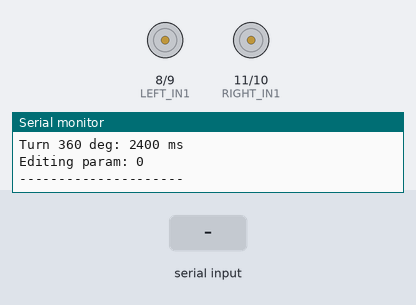
This sketch was run on a simulated Arduino Uno, built with avr-gcc and run on an emulated ATmega328P. On the bench: motor-driver pin pairs drawn as motors (green arrow = first pin HIGH = forward, orange = second pin HIGH = backward, longer = more drive, scaled by the enable pin), the last lines printed to the serial monitor. The inputs (shaded band) are chosen by the test bench.

Above: at 1.5 s.
1.6 s: byte 102 (CMD_TEST_FWD) received over Serial
At 2.4 s:
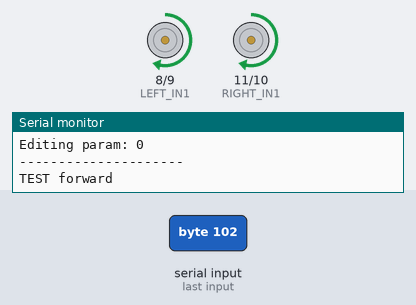
4.1 s: byte 98 (CMD_TEST_BACK) received over Serial
At 4.9 s:
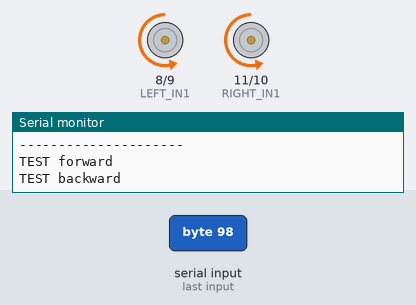
6.6 s: byte 108 (CMD_TEST_L90) received over Serial
At 7.0 s:
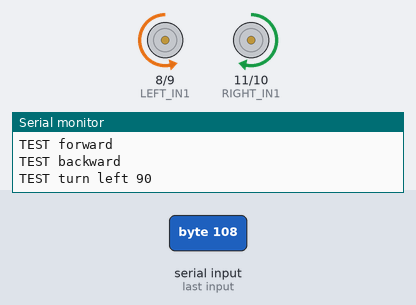
8.7 s: byte 114 (CMD_TEST_R90) received over Serial
At 9.0 s:
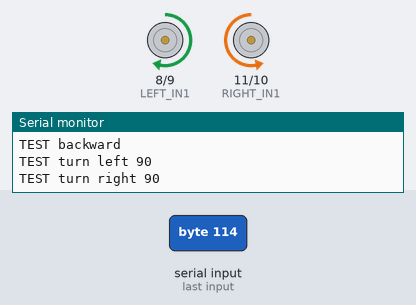
Timing chart, 0 to 11.7 s (numbered marks = the images above; inputs shaded):
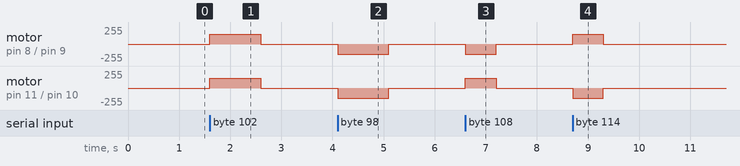

The sketch:

_arCalibration.ino
```cpp
#include <EEPROM.h>

// ===================== ПИНЫ ДРАЙВЕРА L298N =====================
// Левый мотор
const uint8_t LEFT_EN  = 6;   // ШИМ-пин скорости (ENA)
const uint8_t LEFT_IN1 = 8;   // направление, вход 1
const uint8_t LEFT_IN2 = 9;   // направление, вход 2
// Правый мотор
const uint8_t RIGHT_EN  = 5;  // ШИМ-пин скорости (ENB)
const uint8_t RIGHT_IN1 = 11; // направление, вход 1
const uint8_t RIGHT_IN2 = 10; // направление, вход 2
// Пины 0/1 заняты аппаратным Serial -> к ним подключается Bluetooth-модуль

// ===================== КОМАНДЫ GAMEPAD =====================
// X B A Y  - кнопки;  < > ^ v - крестовина
#define CMD_X   'X'   // выбор стороны
#define CMD_B   'B'   // переключение направления вращения мотора
#define CMD_A   'A'   // зафиксировать текущую комбинацию как "вперёд"
#define CMD_Y   'Y'   // переключить комбинацию HIGH/LOW на следующую
#define CMD_LT  '<'   // уменьшить значение
#define CMD_RT  '>'   // увеличить значение
#define CMD_UP  '^'   // следующий редактируемый параметр
#define CMD_DN  'v'   // предыдущий редактируемый параметр

// дополнительные служебные команды (не из gamepad, для отладки/сброса)
#define CMD_TEST_FWD   'f'   // проверочный заезд: вперёд
#define CMD_TEST_BACK  'b'   // проверочный заезд: назад
#define CMD_TEST_L90   'l'   // проверочный поворот налево на текущий угол
#define CMD_TEST_R90   'r'   // проверочный поворот направо на текущий угол
#define CMD_STOP       'S'   // немедленный стоп
#define CMD_SAVE       's'   // записать калибровку в EEPROM
#define CMD_RESET      '0'   // сброс калибровки к значениям по умолчанию
#define CMD_DUMP       '?'   // вывести текущее состояние калибровки

// ===================== СТОРОНЫ =====================
enum Side { SIDE_LEFT = 0, SIDE_RIGHT = 1 };

// ===================== УГЛЫ ПОВОРОТА =====================
// время поворота калибруется отдельно для 90/180/270/360 градусов,
// потому что из-за инерции и проскальзывания 360 != 4 * 90
const int ANGLE_COUNT = 4;
const int ANGLE_VALUES[ANGLE_COUNT] = { 90, 180, 270, 360 };

// ===================== РЕДАКТИРУЕМЫЕ ПАРАМЕТРЫ =====================
// крестовиной < > меняем значение, ^ v выбираем какой параметр редактируем
enum Param {
  P_SPEED_LEFT = 0,    // базовая скорость левого мотора
  P_SPEED_RIGHT,       // базовая скорость правого мотора
  P_TURN_90,           // время поворота на 90 градусов, мс
  P_TURN_180,          // время поворота на 180 градусов, мс
  P_TURN_270,          // время поворота на 270 градусов, мс
  P_TURN_360,          // время поворота на 360 градусов, мс
  PARAM_COUNT
};

// ===================== СТРУКТУРА КАЛИБРОВКИ =====================
// то, что подбирает пользователь и что хранится в EEPROM
struct Calibration {
  uint16_t magic;          // метка валидности записи в EEPROM

  // признак инверсии каждого мотора: меняет местами IN1/IN2,
  // т.е. учитывает способ подключения проводов мотора
  bool     invertLeft;     // инвертирован ли левый мотор
  bool     invertRight;    // инвертирован ли правый мотор

  // балансировка скоростей (колёса крутятся немного по-разному)
  uint8_t  speedLeft;      // скорость левого мотора  0..255
  uint8_t  speedRight;     // скорость правого мотора 0..255

  // время поворота на месте для каждого из углов, мс
  uint16_t turnMs[ANGLE_COUNT];
};

const uint16_t CALIB_MAGIC = 0xCA17;   // "CAlibration v1"
const int      EEPROM_ADDR = 0;

Calibration calib;

// ===================== ТЕКУЩЕЕ СОСТОЯНИЕ КАЛИБРОВКИ =====================
Side  currentSide   = SIDE_LEFT;   // какая сторона сейчас настраивается (команда X)
uint8_t comboIndex  = 0;           // индекс перебираемой комбинации HIGH/LOW (команда Y)
Param currentParam  = P_SPEED_LEFT;// какой параметр редактируется крестовиной

// четыре комбинации HIGH/LOW для пары IN1/IN2 одного мотора.
// именно их перебирает кнопка Y, а кнопка A фиксирует выбранную как "вперёд"
struct Combo { uint8_t in1; uint8_t in2; };
const Combo COMBOS[4] = {
  { LOW,  LOW  },   // оба LOW  - мотор стоит (выбег)
  { HIGH, LOW  },   // вращение в одну сторону
  { LOW,  HIGH },   // вращение в другую сторону
  { HIGH, HIGH }    // оба HIGH - мотор стоит (торможение)
};

// ===================== ЗНАЧЕНИЯ ПО УМОЛЧАНИЮ =====================
void loadDefaults() {
  calib.magic       = CALIB_MAGIC;
  calib.invertLeft  = false;
  calib.invertRight = false;
  calib.speedLeft   = 150;
  calib.speedRight  = 150;
  calib.turnMs[0]   = 600;   // 90
  calib.turnMs[1]   = 1200;  // 180
  calib.turnMs[2]   = 1800;  // 270
  calib.turnMs[3]   = 2400;  // 360
}

// ===================== РАБОТА С EEPROM =====================
void saveCalibration() {
  EEPROM.put(EEPROM_ADDR, calib);
  Serial.println(F("SAVED to EEPROM"));
}

void loadCalibration() {
  Calibration tmp;
  EEPROM.get(EEPROM_ADDR, tmp);
  if (tmp.magic == CALIB_MAGIC) {
    calib = tmp;
    Serial.println(F("LOADED from EEPROM"));
  } else {
    loadDefaults();
    Serial.println(F("EEPROM empty -> defaults"));
  }
}

// ===================== НИЗКОУРОВНЕВОЕ УПРАВЛЕНИЕ МОТОРАМИ (L298N) =====================
// speed: -255..255. Знак задаёт направление, модуль - скорость через ШИМ.
// inverted переставляет IN1/IN2 местами - так учитывается способ подключения проводов.
void setMotor(uint8_t en, uint8_t in1, uint8_t in2, int speed, bool inverted) {
  if (inverted) speed = -speed;
  speed = constrain(speed, -255, 255);

  if (speed > 0) {
    digitalWrite(in1, HIGH);
    digitalWrite(in2, LOW);
    analogWrite(en, speed);
  } else if (speed < 0) {
    digitalWrite(in1, LOW);
    digitalWrite(in2, HIGH);
    analogWrite(en, -speed);
  } else {
    digitalWrite(in1, LOW);
    digitalWrite(in2, LOW);
    analogWrite(en, 0);
  }
}

void setLeftMotor(int speed) {
  setMotor(LEFT_EN, LEFT_IN1, LEFT_IN2, speed, calib.invertLeft);
}

void setRightMotor(int speed) {
  setMotor(RIGHT_EN, RIGHT_IN1, RIGHT_IN2, speed, calib.invertRight);
}

// одновременная установка обоих моторов, скорости -255..255
void driveRaw(int leftSpeed, int rightSpeed) {
  setLeftMotor(leftSpeed);
  setRightMotor(rightSpeed);
}

void stop_motors() {
  driveRaw(0, 0);
}

// "вперёд" с учётом инверсии и балансировки скоростей
void driveForward() {
  driveRaw(calib.speedLeft, calib.speedRight);
}

// "назад" - оба мотора с отрицательной скоростью
void driveBackward() {
  driveRaw(-(int)calib.speedLeft, -(int)calib.speedRight);
}

// разворот на месте: левый мотор назад, правый вперёд
void rotateLeftRaw() {
  driveRaw(-(int)calib.speedLeft, calib.speedRight);
}

// разворот на месте: левый мотор вперёд, правый назад
void rotateRightRaw() {
  driveRaw(calib.speedLeft, -(int)calib.speedRight);
}

// поворот на заданный угол по откалиброванному времени
void turnByAngle(int angleIndex, bool toLeft) {
  if (angleIndex < 0 || angleIndex >= ANGLE_COUNT) return;
  if (toLeft) rotateLeftRaw();
  else        rotateRightRaw();
  delay(calib.turnMs[angleIndex]);
  stop_motors();
}

// ===================== ПРИМЕНЕНИЕ ВЫБРАННОЙ КОМБИНАЦИИ =====================
// кнопка A: проверяем, как перебираемая комбинация COMBOS[comboIndex]
// крутит мотор выбранной стороны, и при необходимости выставляем инверсию
// так, чтобы эта комбинация означала движение "вперёд".
void applyComboAsForward() {
  Combo c = COMBOS[comboIndex];

  // "вперёд" в схеме setMotor() - это пара IN1=HIGH, IN2=LOW.
  // если перебираемая комбинация совпадает с этим - инверсия не нужна,
  // если это зеркальная комбинация - включаем инверсию мотора.
  bool needInvert;
  if (c.in1 == HIGH && c.in2 == LOW) {
    needInvert = false;
  } else if (c.in1 == LOW && c.in2 == HIGH) {
    needInvert = true;
  } else {
    // комбинации (LOW,LOW) и (HIGH,HIGH) мотор не вращают - пропускаем
    Serial.println(F("Combo gives no motion - pick HIGH/LOW or LOW/HIGH"));
    return;
  }

  if (currentSide == SIDE_LEFT) {
    calib.invertLeft = needInvert;
    Serial.print(F("LEFT forward fixed, invert="));
    Serial.println(needInvert ? F("YES") : F("NO"));
  } else {
    calib.invertRight = needInvert;
    Serial.print(F("RIGHT forward fixed, invert="));
    Serial.println(needInvert ? F("YES") : F("NO"));
  }
}

// ===================== ВЫВОД СОСТОЯНИЯ =====================
void dumpState() {
  Serial.println(F("---- CALIBRATION ----"));
  Serial.print(F("Side: "));
  Serial.println(currentSide == SIDE_LEFT ? F("LEFT") : F("RIGHT"));

  Serial.print(F("Combo idx (Y): "));
  Serial.print(comboIndex);
  Serial.print(F("  -> IN1="));
  Serial.print(COMBOS[comboIndex].in1 == HIGH ? F("HIGH") : F("LOW"));
  Serial.print(F(" IN2="));
  Serial.println(COMBOS[comboIndex].in2 == HIGH ? F("HIGH") : F("LOW"));

  Serial.print(F("Invert L/R: "));
  Serial.print(calib.invertLeft  ? F("YES") : F("NO"));
  Serial.print(F(" / "));
  Serial.println(calib.invertRight ? F("YES") : F("NO"));

  Serial.print(F("Speed L/R: "));
  Serial.print(calib.speedLeft);
  Serial.print(F(" / "));
  Serial.println(calib.speedRight);

  for (int i = 0; i < ANGLE_COUNT; i++) {
    Serial.print(F("Turn "));
    Serial.print(ANGLE_VALUES[i]);
    Serial.print(F(" deg: "));
    Serial.print(calib.turnMs[i]);
    Serial.println(F(" ms"));
  }

  Serial.print(F("Editing param: "));
  Serial.println((int)currentParam);
  Serial.println(F("---------------------"));
}

// ===================== ИЗМЕНЕНИЕ ПАРАМЕТРА КРЕСТОВИНОЙ =====================
// delta = +1 (кнопка >) или -1 (кнопка <)
void changeParam(int delta) {
  switch (currentParam) {
    case P_SPEED_LEFT:
      calib.speedLeft  = constrain((int)calib.speedLeft  + delta * 5, 0, 255);
      break;
    case P_SPEED_RIGHT:
      calib.speedRight = constrain((int)calib.speedRight + delta * 5, 0, 255);
      break;
    case P_TURN_90:
      calib.turnMs[0]  = constrain((int)calib.turnMs[0] + delta * 25, 0, 10000);
      break;
    case P_TURN_180:
      calib.turnMs[1]  = constrain((int)calib.turnMs[1] + delta * 25, 0, 10000);
      break;
    case P_TURN_270:
      calib.turnMs[2]  = constrain((int)calib.turnMs[2] + delta * 25, 0, 10000);
      break;
    case P_TURN_360:
      calib.turnMs[3]  = constrain((int)calib.turnMs[3] + delta * 25, 0, 10000);
      break;
    default:
      break;
  }
}

// ===================== ОБРАБОТКА КОМАНДЫ =====================
void handleCommand(char cmd) {
  switch (cmd) {

    // -------- X: выбор настраиваемой стороны --------
    case CMD_X:
      currentSide = (currentSide == SIDE_LEFT) ? SIDE_RIGHT : SIDE_LEFT;
      Serial.print(F("Side -> "));
      Serial.println(currentSide == SIDE_LEFT ? F("LEFT") : F("RIGHT"));
      break;

    // -------- B: инвертировать направление мотора выбранной стороны --------
    case CMD_B:
      if (currentSide == SIDE_LEFT)  calib.invertLeft  = !calib.invertLeft;
      else                            calib.invertRight = !calib.invertRight;
      Serial.println(F("Motor direction inverted"));
      break;

    // -------- Y: перебор комбинаций HIGH/LOW --------
    case CMD_Y:
      comboIndex = (comboIndex + 1) % 4;
      Serial.print(F("Combo -> "));
      Serial.println(comboIndex);
      break;

    // -------- A: зафиксировать перебираемую комбинацию как "вперёд" --------
    case CMD_A:
      applyComboAsForward();
      break;

    // -------- крестовина: редактирование числовых параметров --------
    case CMD_RT:
      changeParam(+1);
      Serial.println(F("param +"));
      break;
    case CMD_LT:
      changeParam(-1);
      Serial.println(F("param -"));
      break;
    case CMD_UP:
      currentParam = (Param)(((int)currentParam + 1) % PARAM_COUNT);
      Serial.print(F("Param -> "));
      Serial.println((int)currentParam);
      break;
    case CMD_DN:
      currentParam = (Param)(((int)currentParam + PARAM_COUNT - 1) % PARAM_COUNT);
      Serial.print(F("Param -> "));
      Serial.println((int)currentParam);
      break;

    // -------- проверочные заезды --------
    case CMD_TEST_FWD:
      Serial.println(F("TEST forward"));
      driveForward();
      delay(1000);
      stop_motors();
      break;
    case CMD_TEST_BACK:
      Serial.println(F("TEST backward"));
      driveBackward();
      delay(1000);
      stop_motors();
      break;
    case CMD_TEST_L90:
      Serial.println(F("TEST turn left 90"));
      turnByAngle(0, true);
      break;
    case CMD_TEST_R90:
      Serial.println(F("TEST turn right 90"));
      turnByAngle(0, false);
      break;

    // -------- служебные команды --------
    case CMD_STOP:
      stop_motors();
      Serial.println(F("STOP"));
      break;
    case CMD_SAVE:
      saveCalibration();
      break;
    case CMD_RESET:
      loadDefaults();
      Serial.println(F("Defaults restored"));
      break;
    case CMD_DUMP:
      dumpState();
      break;

    default:
      // незнакомый символ игнорируем
      break;
  }
}

// ===================== SETUP =====================
void setup() {
  pinMode(LEFT_EN,  OUTPUT);
  pinMode(LEFT_IN1, OUTPUT);
  pinMode(LEFT_IN2, OUTPUT);
  pinMode(RIGHT_EN,  OUTPUT);
  pinMode(RIGHT_IN1, OUTPUT);
  pinMode(RIGHT_IN2, OUTPUT);

  stop_motors();

  // аппаратный Serial - это и есть канал с Bluetooth-модулем (UART по воздуху)
  Serial.begin(9600);

  loadCalibration();    // достаём сохранённую калибровку (или дефолты)

  Serial.println(F("Calibration firmware ready"));
  Serial.println(F("X side | B invert | Y combo | A fix fwd"));
  Serial.println(F("< > value | ^ v param | f/b/l/r test | s save | 0 reset | ? dump"));
  dumpState();
}

// ===================== LOOP =====================
void loop() {
  // команды калибровки приходят с аппаратного Serial (Bluetooth-модуль)
  while (Serial.available()) {
    char cmd = Serial.read();
    if (cmd == '\r' || cmd == '\n' || cmd == ' ') continue; // пропускаем разделители
    handleCommand(cmd);
  }
}
```

Measured:
- after the input at 1.6 s, motor on pin 8 (LEFT_IN1) / pin 9 (LEFT_IN2), motor on pin 11 (RIGHT_IN1) / pin 10 (RIGHT_IN2): stopped → forward 150/255 at once, → stopped 1.0 s later
- after the input at 4.1 s, motor on pin 8 (LEFT_IN1) / pin 9 (LEFT_IN2), motor on pin 11 (RIGHT_IN1) / pin 10 (RIGHT_IN2): stopped → backward 150/255 at once, → stopped 1.0 s later
- after the input at 6.6 s, motor on pin 8 (LEFT_IN1) / pin 9 (LEFT_IN2): stopped → backward 150/255 at once, → stopped 0.60 s later; motor on pin 11 (RIGHT_IN1) / pin 10 (RIGHT_IN2): stopped → forward 150/255 at once, → stopped 0.60 s later
- after the input at 8.7 s, motor on pin 8 (LEFT_IN1) / pin 9 (LEFT_IN2): stopped → forward 150/255 at once, → stopped 0.60 s later; motor on pin 11 (RIGHT_IN1) / pin 10 (RIGHT_IN2): stopped → backward 150/255 at once, → stopped 0.60 s later
